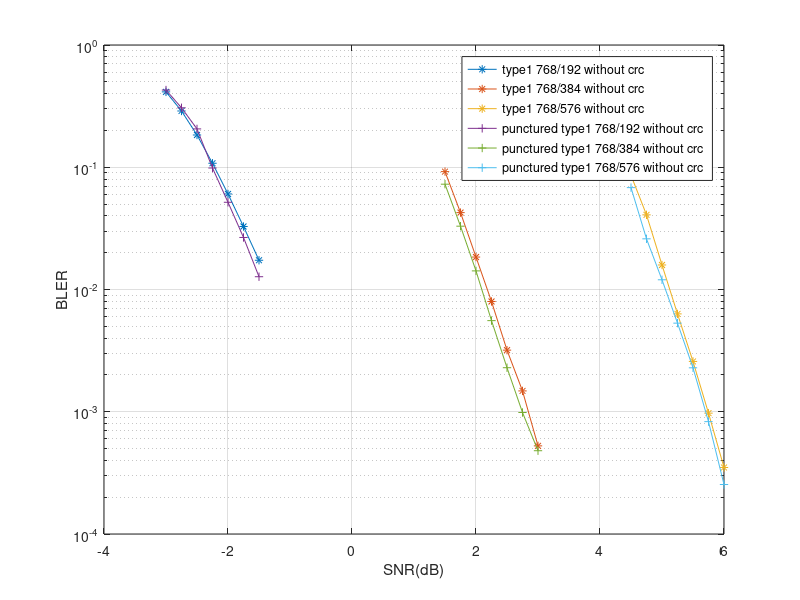

MATLAB code to generate this figure:

%%23-Mar-2022 05:19:52
SNR_db = [-3.000000e+00 -2.750000e+00 -2.500000e+00 -2.250000e+00 -2.000000e+00 -1.750000e+00 -1.500000e+00 ];
TX_CNT = [101000 101000 101000 101000 101000 101000 101000 ];
BLK_ERR_CNT = [41769 29146 18548 10890 6108 3309 1752 ];
BIT_ERR_CNT = [1768252 1072205 598901 305810 153810 74801 36789 ];
%%%./sim_result/type1_768_192_822-Mar-2022 23:08:07.m
semilogy(SNR_db, BLK_ERR_CNT./TX_CNT, '-*'); 
hold on; 


%%23-Mar-2022 18:36:32
SNR_db = [1.500000e+00 1.750000e+00 2.000000e+00 2.250000e+00 2.500000e+00 2.750000e+00 3.000000e+00 ];
TX_CNT = [101000 101000 101000 101000 157000 339000 500000 ];
BLK_ERR_CNT = [9303 4299 1861 806 501 502 263 ];
BIT_ERR_CNT = [466299 180340 64367 25565 14884 13890 7376 ];
%%%./sim_result/type1_768_384_823-Mar-2022 05:19:52.m
semilogy(SNR_db, BLK_ERR_CNT./TX_CNT, '-*'); 
hold on; 


%%24-Mar-2022 11:00:24
SNR_db = [4.500000e+00 4.750000e+00 5.000000e+00 5.250000e+00 5.500000e+00 5.750000e+00 6.000000e+00 ];
TX_CNT = [101000 101000 101000 101000 195000 500000 500000 ];
BLK_ERR_CNT = [8677 4121 1603 638 503 487 175 ];
BIT_ERR_CNT = [562930 219000 67970 24825 18262 15608 5370 ];
%%%./sim_result/type1_768_576_823-Mar-2022 18:36:32.m
semilogy(SNR_db, BLK_ERR_CNT./TX_CNT, '-*'); 
hold on; 

%%23-Mar-2022 13:52:26
SNR_db = [-3.000000e+00 -2.750000e+00 -2.500000e+00 -2.250000e+00 -2.000000e+00 -1.750000e+00 -1.500000e+00 ];
TX_CNT = [101000 101000 101000 101000 101000 101000 101000 ];
BLK_ERR_CNT = [43250 30963 20796 9956 5222 2691 1285 ];
BIT_ERR_CNT = [1793801 1065002 595368 284821 129636 59526 26238 ];
%%%./sim_result/punct_type1_768_192_822-Mar-2022 23:13:50.m
semilogy(SNR_db, BLK_ERR_CNT./TX_CNT, '-+'); 
hold on; 

%%25-Mar-2022 02:06:33
SNR_db = [1.500000e+00 1.750000e+00 2.000000e+00 2.250000e+00 2.500000e+00 2.750000e+00 3.000000e+00 ];
TX_CNT = [101000 101000 101000 101000 219000 500000 500000 ];
BLK_ERR_CNT = [7341 3329 1434 562 502 493 240 ];
BIT_ERR_CNT = [386289 139757 48581 17265 14342 13096 6111 ];
%%%./sim_result/punct_type1_768_384_823-Mar-2022 13:52:26.m
semilogy(SNR_db, BLK_ERR_CNT./TX_CNT, '-+'); 
hold on; 

%%26-Mar-2022 16:31:20
SNR_db = [4.500000e+00 4.750000e+00 5.000000e+00 5.250000e+00 5.500000e+00 5.750000e+00 6.000000e+00 ];
TX_CNT = [101000 101000 101000 101000 219000 500000 500000 ];
BLK_ERR_CNT = [6881 2623 1213 536 501 415 127 ];
BIT_ERR_CNT = [455636 132135 52326 21048 16806 13268 4459 ];
%%%./sim_result/punct_type1_768_576_825-Mar-2022 02:06:33.m
semilogy(SNR_db, BLK_ERR_CNT./TX_CNT, '-+'); 


ylabel("BLER");
xlabel("SNR(dB)");
grid on;
% legend('512/128 polar' ,'576/288 ASC','576/432 ASC', '576/144 type1', '576/288 type1', '576/432 type1', '576/144 DES', '576/288 DES', '576/432 DES', '1536/768 type1', '1536/768 apc', '768/192 ASC', '768/384 ASC', '768/576 ASC');

legend(...
'type1 768/192 without crc','type1 768/384 without crc','type1 768/576 without crc' ,...
'punctured type1 768/192 without crc','punctured type1 768/384 without crc','punctured type1 768/576 without crc' ...
)